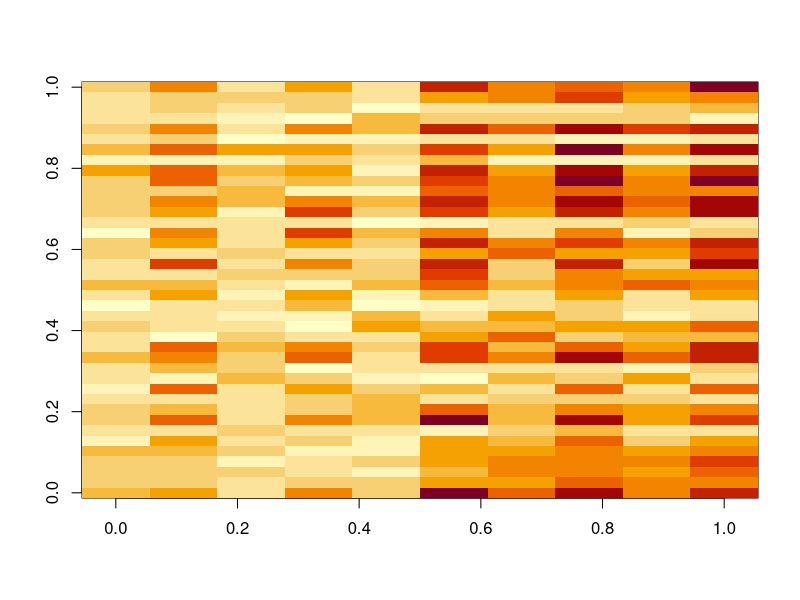

This chart was generated by the following R code:
set.seed(678910)
data.matrix <- matrix(rnorm(400),nrow=40)

set.seed(678910)
for(i in 1:40){
  coin.flip1 <- rbinom(1,1,0.5)
  coin.flip2 <- rbinom(1,1,0.5)
  if (coin.flip1){
    data.matrix[i,] = data.matrix[i,] + rep(c(0,3), each=5)
  }
  if (coin.flip2){
    data.matrix[i,] = data.matrix[i,] + rep(c(0,3), 5)
  }
}

#heatmap(data.matrix)
image(t(data.matrix)[,nrow(data.matrix):1])
